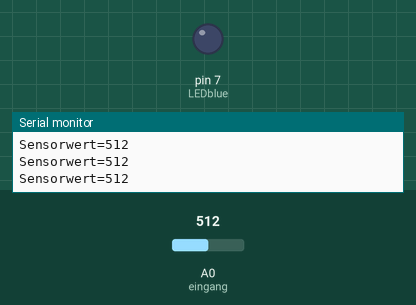
This sketch was run on a simulated Arduino Uno, built with avr-gcc and run on an emulated ATmega328P. On the bench: output pins drawn as LEDs (lit = HIGH), the last lines printed to the serial monitor. The inputs (shaded band) are chosen by the test bench; at power-on: A0 (eingang) = 512.

Above: at 1.2 s.
1.3 s: A0 (eingang) set to 522
At 2.1 s:
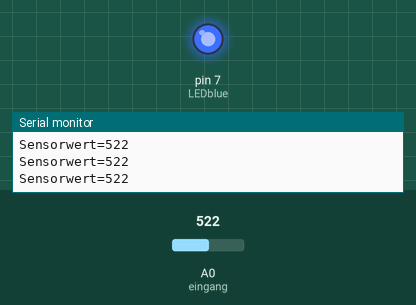
2.8 s: A0 (eingang) set to 511
At 3.4 s:
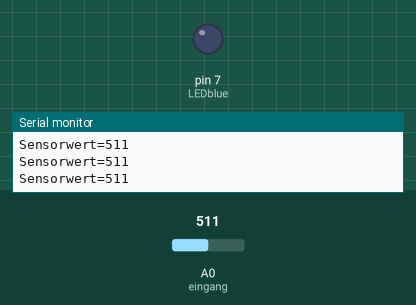
4.3 s: A0 (eingang) set to 716
At 4.7 s:
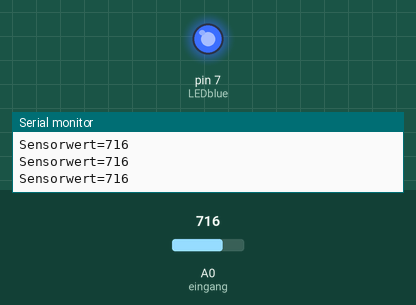
Timing chart, 0 to 7.3 s (numbered marks = the images above; inputs shaded):
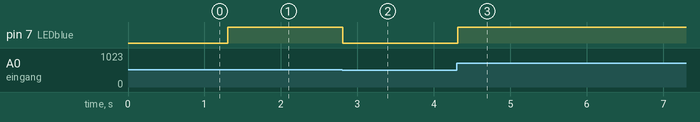

The sketch:

Fotowiderstand.ino
```cpp
int eingang=A0;

int LEDblue=7;
int sensorWert=0;

void setup() {
  // put your setup code here, to run once:
  Serial.begin(9600);

  pinMode(LEDblue, OUTPUT);
}

void loop() {
  // put your main code here, to run repeatedly:
  sensorWert = analogRead(eingang);
  Serial.print("Sensorwert=");
  Serial.println(sensorWert);

  if(sensorWert > 512)
  {
    digitalWrite(LEDblue, HIGH);
  }
  else
  {
    digitalWrite(LEDblue, LOW);
  }

  delay(100);
}
```

Measured:
- the behaviour switches between 512 and 513 on A0 (eingang) (found by bisection; images 0 and 1)
- after the input at 1.3 s, pin 7 (LEDblue): LOW → HIGH at once
- after the input at 2.8 s, pin 7 (LEDblue): HIGH → LOW at once
- after the input at 4.3 s, pin 7 (LEDblue): LOW → HIGH at once
